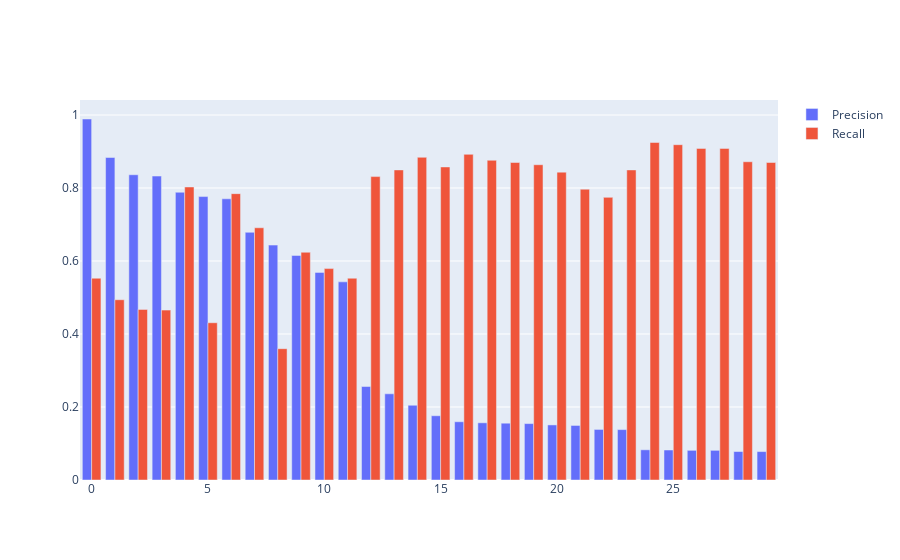

Here is the notebook cell this chart was saved with:
### Code cell
precision = []
recall = []
for o in obj:
    precision.append(o.precision())
    recall.append(o.recall())

plt.precisionRecall(precision,recall, engine = 'plotly')

### Figure 1 — Plotly figure (JSON) as saved in the notebook; plotly's stock layout.template omitted (floating-point values rounded to 4 significant figures)
{"data": [{"name": "Precision", "type": "bar", "x": [0, 1, 2, 3, 4, 5, 6, 7, 8, 9, 10, 11, 12, 13, 14, 15, 16, 17, 18, 19, 20, 21, 22, 23, 24, 25, 26, 27, 28, 29], "y": [0.9891, 0.8836, 0.8364, 0.8327, 0.7884, 0.7766, 0.7705, 0.6786, 0.6436, 0.6152, 0.5689, 0.5429, 0.2561, 0.2362, 0.2048, 0.1761, 0.1596, 0.1567, 0.1556, 0.1545, 0.1509, 0.1494, 0.1385, 0.1381, 0.08274, 0.0822, 0.08129, 0.08129, 0.07801, 0.07789]}, {"name": "Recall", "type": "bar", "x": [0, 1, 2, 3, 4, 5, 6, 7, 8, 9, 10, 11, 12, 13, 14, 15, 16, 17, 18, 19, 20, 21, 22, 23, 24, 25, 26, 27, 28, 29], "y": [0.5528, 0.4939, 0.4675, 0.4654, 0.8028, 0.4309, 0.7846, 0.6911, 0.3598, 0.624, 0.5793, 0.5528, 0.8313, 0.8496, 0.8841, 0.8577, 0.8923, 0.876, 0.8699, 0.8638, 0.8435, 0.7967, 0.7744, 0.8496, 0.9248, 0.9187, 0.9085, 0.9085, 0.872, 0.8699]}], "layout": {"barmode": "group"}}
